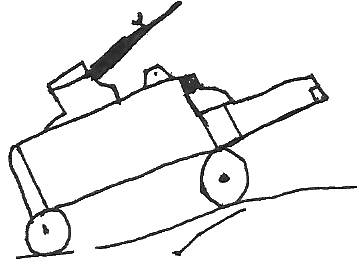
#> input picture tools/pencil-vector/subjects/cannon_iso.png, 358 x 263 px; its folder holds only this picture in this run
$ python -i ink.py   (imports and definitions only)
#> lines starting #> are read from the running program, lines starting #| are printed output that depends on the picture; after the words box and inside, x2 and y2 are one past the last pixel; in counts of white or black regions, pixels touching at a corner belong together
"""Ingest and ink determination (plan §5).

The one destructive stage: it decides which pixels are ink and computes the
scale everything else is measured in. A component may be dropped here only on
imaging grounds (paper grain, speckle), never semantic ones.

Outputs: the binary ink mask, its Euclidean distance transform, and `w`, the
modal pen width. `w` is the single most important derived constant downstream.
"""
from __future__ import annotations

import itertools
from dataclasses import dataclass, field

import numpy as np
from PIL import Image
from scipy import ndimage
from scipy.cluster.vq import kmeans2
from skimage.color import hsv2rgb, rgb2hsv, rgb2lab
from skimage.filters import threshold_otsu, threshold_sauvola
from skimage.morphology import skeletonize

# Nothing here is a raw-pixel constant: every spatial threshold is a multiple of the pen
# width `w` (plan §5), so a scan vectorizes the same whatever DPI it was captured at. The
# one exception is TARGET_W itself -- the pixel scale we normalize *to*, so w is constant.
GRAIN_W2 = 0.5          # speckle floor: drop ink components smaller than this * w^2 (paper grain
                        # is ~a fraction of a pen width across, not a fixed pixel count)
SAUVOLA_W = 2.9         # Sauvola local-threshold window, in pen widths (a few w spans the local
                        # contrast the child's uneven pencil needs); realized as an odd px window
DARK_ABS = 0.4          # any pixel this dark is ink regardless of local contrast: Sauvola
                        # otherwise carves false holes out of a large uniform-dark fill
MIN_HOLE_W2 = 0.79      # keep an interior hole only if at least ~a pen width across (0.79
                        # w^2 = area of a disc of diameter w); the pen can't carve a smaller
                        # one, so it is imaging noise. Filled at ingest (so a fill isn't left
                        # notched around it) and re-checked when holes are traced.

# Dynamic resolution (§5): a scan is drawn at whatever DPI it was captured at, so the native pen
# width varies. We supersample (LANCZOS) toward a consistent effective pen width -- thin walls and
# small holes that pinch shut at the native pixel scale then resolve into their true shape. The
# factor is picked from the measured native width; every downstream tolerance is a multiple of the
# resulting `w`, so the constants themselves carry no pixel scale (they track the pen at any DPI).
TARGET_W = 13.0         # effective working pen width to supersample toward
SCALE_MAX = 3           # never blow the image up by more than this. 3x already carries the native pen
                        # past TARGET_W (upscaling + re-thresholding fattens strokes ~2x), so a 4th step
                        # only quadruples the per-op cost of a whole colour drawing for no visible gain
                        # (a thin scan measured 18.4px at 4x vs 14.5px at 3x -- same vectorization, 2x slower)

# Colour determination (§5): a scan is drawn with a few discrete pencil/pen
# colours, no gradients, and each pixel is exactly one colour (marks abut, never overlap).
# So we QUANTIZE the ink into a small canonical palette -- an achromatic "pencil-black" for
# everything under CHROMA_ABS, and chromatic clusters merged into perceptual colours (§MERGE_AB).
# Each colour is a separate entity downstream, rendered in an idealized
# (clean, saturated) version of its hue, so a red mark abutting a black line stays a distinct
# red region instead of binarizing into one thick black blob that swallows the line.
CHROMA_ABS = 0.08       # absolute RGB spread (max-min, 0..1) below this is pencil-black, not a colour. Unlike
                        # Lab chroma it doesn't collapse as a colour darkens, and unlike HSV saturation it
                        # isn't amplified into noise for near-black pixels -- so a DARK reddish stroke stays
                        # chromatic (mapped to its own colour area) while grey pencil stays black.
# k-means over-segments a shaded colour into several clusters; merge them back by PERCEPTUAL distance
# (Lab a/b) rather than hue (which is unstable for desaturated colours near the red axis -- two browns
# read as different hues). But a plain distance can't tell a shading split (one object, clusters
# INTERWOVEN -> merge) from two genuinely-different adjacent colours (a reddish patch sitting in a brown
# pole -> keep): the reddish/brown pair is as close as the shading split. Spatial interpenetration
# breaks the tie -- interwoven clusters have most of their pixels near each other; a distinct patch
# touches its host only along a seam. So the allowed merge distance widens with mutual contact.
MERGE_AB = 11.0         # base Lab a/b distance under which two clusters are the same colour outright
MERGE_GAIN = 30.0       # ...extended by this * their mutual spatial-contact fraction (0..1)
MERGE_R = 0.3           # contact = fraction of a cluster within this * pen-width of the other
COLOR_MIN_FRAC = 0.03   # drop a chromatic cluster smaller than this fraction of chromatic ink
IDEAL_S_MIN, IDEAL_S_MAX = 0.30, 0.72   # idealize by cleaning SATURATION into this band while
                                        # keeping the measured value -- a light touch, so a
                                        # muted reddish-brown stays reddish-brown, not a vivid red
BLACK = (35, 35, 35)    # canonical pencil-black


@dataclass
class Ink:
    mask: np.ndarray        # bool (H,W) ink, at the working (supersampled) scale
    dist: np.ndarray        # float (H,W) EDT of the mask
    w: float                # modal pen width (at the working scale)
    scale: int = 1          # supersample factor applied to the native scan (§5)
    labels: np.ndarray | None = None    # (H,W) colour id per ink pixel (-1 paper); None = all black
    palette: list = field(default_factory=lambda: [BLACK])   # colour id -> idealized (r,g,b)


def _pen_width(mask: np.ndarray, dist: np.ndarray) -> float:
    """`w` = mode of the medial-axis half-width, doubled (§5) -- the width the child drew MOST,
    robust to a few fat blobs or thin tails. It is the unit every downstream tolerance is a multiple
    of, so no stage carries a raw pixel constant. A parabolic fit to the peak bin recovers a sub-pixel mode."""
    radii = dist[skeletonize(mask)]
    radii = radii[radii > 0]
    if radii.size == 0:
        return 1.0
    hi = max(2.0, float(radii.max()))
    counts, edges = np.histogram(radii, bins=np.arange(0.0, hi + 0.5, 0.5))
    i = int(counts.argmax())
    peak = 0.5 * (edges[i] + edges[i + 1])
    if 0 < i < len(counts) - 1:
        c0, c1, c2 = float(counts[i - 1]), float(counts[i]), float(counts[i + 1])
        denom = c0 - 2.0 * c1 + c2
        if denom < 0.0:                                    # a genuine peak -- shift within [-¼,+¼] bin
            peak += 0.25 * (c0 - c2) / denom
    return float(2.0 * peak)


def _sauvola_window(w: float) -> int:
    """Odd Sauvola window ~SAUVOLA_W pen widths wide (never below 3px)."""
    return max(3, int(round(SAUVOLA_W * w)) | 1)


def _chroma(rgb01: np.ndarray | None) -> np.ndarray | None:
    """Per-pixel absolute RGB spread (max-min, 0..1); None for greyscale. A darkness-independent colour
    signal -- paper is achromatic (~0), pigment is not -- shared with the palette gate (§CHROMA_ABS)."""
    return None if rgb01 is None else rgb01.max(2) - rgb01.min(2)


def _binarize(gray: np.ndarray, thresh_bias: float, window: int,
              chroma: np.ndarray | None = None) -> np.ndarray:
    """Gray (0..1) -> bool ink mask. Local (Sauvola) threshold handles the uneven
    illumination of pencil on paper where global Otsu underperforms. `window` is sized to
    the pen width by the caller so the neighborhood is a fixed number of pen widths at any DPI."""
    thr = threshold_sauvola(gray, window_size=window)
    # Sauvola alone flags texture inside large blank areas, so require the pixel be
    # genuinely darker than mid-gray too (paper stays paper). But Sauvola also *misses*
    # the interior of a large uniform-dark fill (no local contrast there) -- so accept
    # any absolutely-dark pixel as ink as well, or that interior becomes a false hole.
    ink = ((gray < thr + thresh_bias) | (gray < DARK_ABS + thresh_bias)) & (gray < 0.65 + thresh_bias)
    # The absolute-dark floor only rescues a DARK fill; a mid-tone COLOURED fill (a brown flagpole,
    # gray just above DARK_ABS) is missed by both it and Sauvola, leaving a false hole in the middle
    # of clearly-drawn colour. Paper is achromatic, so any strongly chromatic pixel is ink regardless
    # of luminance. No effect on greyscale/black-only art (chroma is None / ~0 everywhere).
    if chroma is not None:
        ink = ink | (chroma >= CHROMA_ABS)
    return ink


def _otsu_w(gray: np.ndarray, thresh_bias: float) -> float:
    """A rough modal pen width via a window-FREE global (Otsu) threshold -- carries no pixel-scale
    window, so it breaks the chicken-and-egg of sizing the Sauvola window before knowing w."""
    try:
        t = float(threshold_otsu(gray))
    except Exception:
        t = 0.5
    rough = (gray < min(t, 0.65) + thresh_bias) | (gray < DARK_ABS + thresh_bias)
    if not rough.any():
        return 1.0
    return _pen_width(rough, ndimage.distance_transform_edt(rough))


def _ink_mask(gray: np.ndarray, thresh_bias: float,
              chroma: np.ndarray | None = None) -> tuple[np.ndarray, float]:
    """The Sauvola ink mask and its modal pen width, window bootstrapped from the Otsu-rough width. The
    mode -- the width the child drew MOST -- is the right characteristic width even for a two-width
    drawing (the flag's thin emblem vs its fat field): it follows the dominant stroke population, so the
    resize factor derived from it takes that population to TARGET_W rather than an in-between median."""
    mask = _binarize(gray, thresh_bias, _sauvola_window(_otsu_w(gray, thresh_bias)), chroma)
    return mask, _pen_width(mask, ndimage.distance_transform_edt(mask))


def _pick_scale(w_native: float) -> int:
    """Integer supersample factor that brings the native pen width up toward TARGET_W (up-sampling only;
    LANCZOS can't invent detail, so a high-DPI scan is left at native and normalized by the w-relative
    tolerances rather than resized down)."""
    return int(min(SCALE_MAX, max(1, round(TARGET_W / max(w_native, 1e-3)))))


# [32 lines left out: function _merge_clusters, not called in this run]


def _quantize_colors(rgb: np.ndarray, mask: np.ndarray, w: float) -> tuple[np.ndarray, list]:
    """Partition the ink into a small canonical palette (see CHROMA_ABS/MERGE_AB).

    `rgb` is 0..1 at the working scale. Returns a colour-id map (-1 = paper, 0 = pencil-black,
    1.. = chromatic) and the idealized palette. Chromatic pixels are k-means clustered in Lab
    (a,b), clusters of one perceptual colour are merged (spatially-aware, §_merge_clusters), tiny
    ones dropped; each surviving colour renders as its hue cleanly saturated. Achromatic ink (and
    pixels a colour didn't claim, e.g. filled sub-pen holes) fall to pencil-black."""
    labels = np.full(mask.shape, -1, int)
    labels[mask] = 0
    palette = [BLACK]
    ab = rgb2lab(rgb)[..., 1:]                       # cluster + merge in Lab...
    chroma = rgb.max(2) - rgb.min(2)                 # ...but gate chromatic-vs-black on the absolute RGB spread
    idx = np.argwhere(mask)
    px_ab = ab[mask]
    chro = chroma[mask] >= CHROMA_ABS
    if chro.sum() <= 0.01 * max(1, mask.sum()):
        return labels, palette                      # essentially monochrome
    cab, crgb, cxy = px_ab[chro], rgb[mask][chro], idx[chro]
    k = min(6, max(1, int(chro.sum() // 120)))
    _, lb = kmeans2(cab, k, minit="++", seed=0, missing="warn")
    lb = _merge_clusters(lb, cxy, crgb, mask.shape, w)

    def mean_hsv(c):
        return rgb2hsv(crgb[lb == c].mean(0)[None, None, :])[0, 0]

    for c in np.unique(lb):
        if (lb == c).sum() < COLOR_MIN_FRAC * len(cab):
            continue
        sel = cxy[lb == c]
        labels[sel[:, 0], sel[:, 1]] = len(palette)
        h, s, v = mean_hsv(c)                         # keep the value, clean the saturation
        rgb_id = hsv2rgb(np.array([[[h, min(IDEAL_S_MAX, max(IDEAL_S_MIN, s)), v]]]))[0, 0]
        palette.append(tuple(int(val) for val in rgb_id * 255))
    return labels, palette


def ingest(rgb: np.ndarray, thresh_bias: float = 0.0, scale: int | None = None) -> Ink:
    """RGB uint8 image -> Ink, supersampled so the pipeline runs at a consistent
    effective pen width (§5). Pass `scale` to force a factor; otherwise it is
    chosen from the native pen width (`scale=1` reproduces the native behaviour).

    `thresh_bias` nudges the ink threshold (used by the ID-stability test to
    perturb binarization a few percent and check identities still hold)."""
    color = rgb.ndim == 3
    gray = rgb.mean(2) / 255.0 if color else rgb / 255.0
    rgb01 = rgb.astype(float) / 255.0 if color else None

    if scale is None:                       # measure native w (w-relative window), then pick the factor
        scale = _pick_scale(_ink_mask(gray, thresh_bias, _chroma(rgb01))[1])
    if scale > 1:                           # LANCZOS keeps antialiased walls/holes crisp
        h, w_ = gray.shape
        gray = np.asarray(Image.fromarray((gray * 255).astype(np.uint8))
                          .resize((w_ * scale, h * scale), Image.LANCZOS), float) / 255.0
        if color:
            rgb01 = np.asarray(Image.fromarray((rgb01 * 255).astype(np.uint8))
                               .resize((w_ * scale, h * scale), Image.LANCZOS), float) / 255.0

    mask, w = _ink_mask(gray, thresh_bias, _chroma(rgb01))  # Sauvola window sized to the pen width
    dist = ndimage.distance_transform_edt(mask)

    # Speckle rejection on imaging grounds only: drop paper-grain components smaller than a fraction
    # of a pen width across (GRAIN_W2 * w^2) -- a w-relative floor, not a fixed pixel count.
    lab, n = ndimage.label(mask, structure=np.ones((3, 3)))
    if n:
        areas = ndimage.sum(np.ones_like(lab), lab, index=np.arange(1, n + 1))
        keep = np.isin(lab, 1 + np.where(areas > GRAIN_W2 * w * w)[0])
        mask = mask & keep
        dist = ndimage.distance_transform_edt(mask)
        w = _pen_width(mask, dist)

    # Fill enclosed hollows smaller than a pen width across: the pen can't carve them, so
    # they are imaging noise, not real holes. Doing it here (not only dropping them when
    # holes are traced) also reconnects the thin ink around such a hollow to the solid --
    # otherwise a fill is left with a notch where the sub-pen hole sat.
    holes = ndimage.binary_fill_holes(mask) & ~mask
    if holes.any():
        hl, hn = ndimage.label(holes, structure=np.ones((3, 3)))
        area = ndimage.sum(np.ones_like(hl), hl, index=np.arange(1, hn + 1))
        tiny = np.isin(hl, 1 + np.where(area < MIN_HOLE_W2 * w * w)[0])
        if tiny.any():
            mask = mask | tiny
            dist = ndimage.distance_transform_edt(mask)

    if color:                               # §5: quantize the ink into a canonical palette
        labels, palette = _quantize_colors(rgb01, mask, w)
    else:
        labels, palette = None, [BLACK]
    return Ink(mask=mask, dist=dist, w=w, scale=scale, labels=labels, palette=palette)

>>> import cv2
>>> picture = cv2.cvtColor(cv2.imread('subjects/cannon_iso.png'), cv2.COLOR_BGR2RGB)
>>> result = ingest(picture)
#> in _chroma, `return None if rgb01 is None else rgb01.max(2) - rgb01.min(2)`:
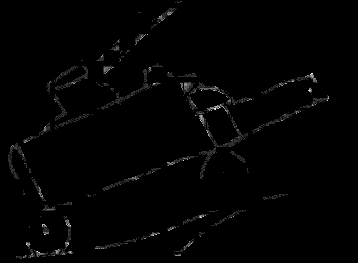
#> returned value: shape (263, 358) float64; min 0, max 0.0392, mean 0.000407; drawn with min black and max white
#> in _otsu_w, `t = float(threshold_otsu(gray))`: t = 0.584
#> in _otsu_w, `rough = (gray < min(t, 0.65) + thresh_bias) | (gray < DARK_ABS + thres..`:
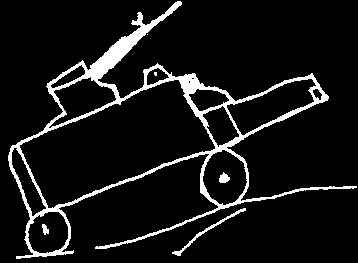
#> rough: shape (263, 358) bool; 8.4% white; 6 white regions (2 under 20 px), largest, box (x1, y1, x2, y2) and area: (8, 1, 357, 259) 7519, (172, 208, 246, 256) 250, (219, 172, 230, 183) 81, (42, 224, 49, 235) 51
#> in _pen_width, `radii = dist[skeletonize(mask)]`: radii = 1879 values, max 8.49 at index 88, min 1 at index 29, mean 2.07
#> in _pen_width, `hi = max(2.0, float(radii.max()))`: hi = 8.49
#> in _pen_width, `counts, edges = np.histogram(radii, bins=np.arange(0.0, hi + 0.5, 0.5))`: counts = 17 values, max 1033 at index 4, min 0 at index 0, mean 110.5; edges = 18 values from 0 to 8.5
#> in _pen_width, `i = int(counts.argmax())`: i = 4
#> in _pen_width, `peak = 0.5 * (edges[i] + edges[i + 1])`: peak = 2.25
#> in _pen_width, `c0, c1, c2 = float(counts[i - 1]), float(counts[i]), float(counts[i + ..`: c0 = 0; c1 = 1033; c2 = 87
#> in _pen_width, `denom = c0 - 2.0 * c1 + c2`: denom = -1979
#> in _pen_width, `peak += 0.25 * (c0 - c2) / denom`: peak = 2.26
#> in ingest, `scale = _pick_scale(_ink_mask(gray, thresh_bias, _chroma(rgb01))[1])`: scale = 3
#> in ingest, `gray = np.asarray(Image.fromarray((gray * 255).astype(np.uint8)) .resi..`:
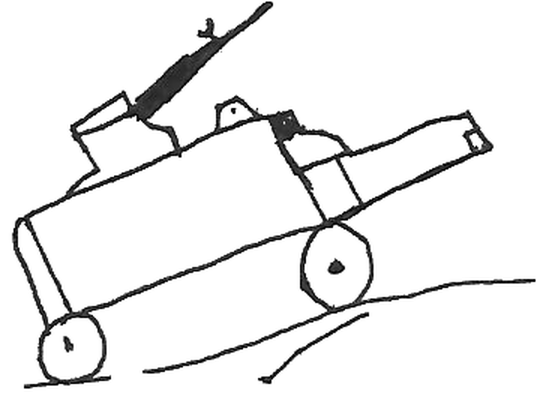
#> gray: shape (789, 1074) float64 (shown at 1/2 size); min 0, max 1, mean 0.928
#> call 2 of _binarize, with thresh_bias = 0, window = 25
#> in _binarize (call 2), `thr = threshold_sauvola(gray, window_size=window)`:
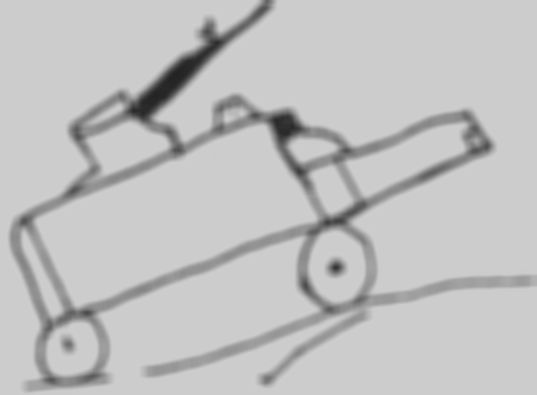
#> thr: shape (789, 1074) float64 (shown at 1/2 size); min 0.141, max 0.808, mean 0.754
#> in ingest, `mask, w = _ink_mask(gray, thresh_bias, _chroma(rgb01))`: w = 8.46
#> in ingest, `lab, n = ndimage.label(mask, structure=np.ones((3, 3)))`:
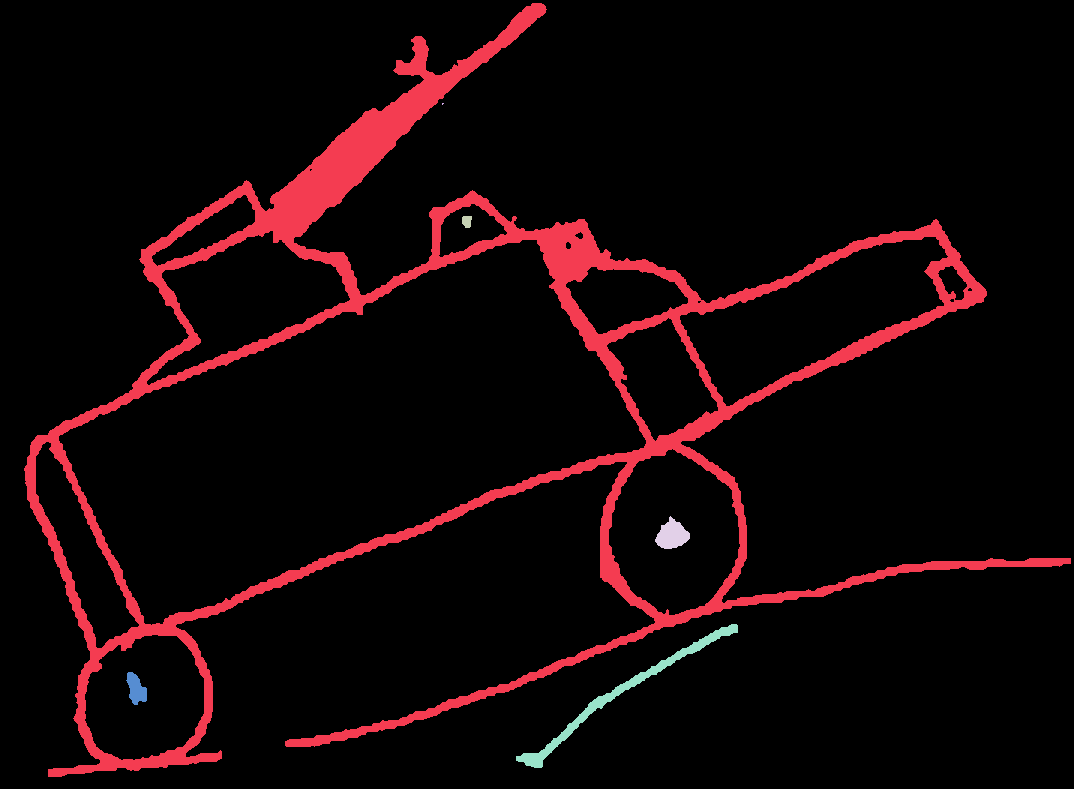
#> lab: shape (789, 1074) int32; 7 distinct labels, from 0 to 6; one colour per label, 0 black
#> in ingest, `lab, n = ndimage.label(mask, structure=np.ones((3, 3)))`: n = 6
#> in ingest, `areas = ndimage.sum(np.ones_like(lab), lab, index=np.arange(1, n + 1))`: areas = [65897, 3, 101, 715, 2244, 434]
#> in ingest, `hl, hn = ndimage.label(holes, structure=np.ones((3, 3)))`:
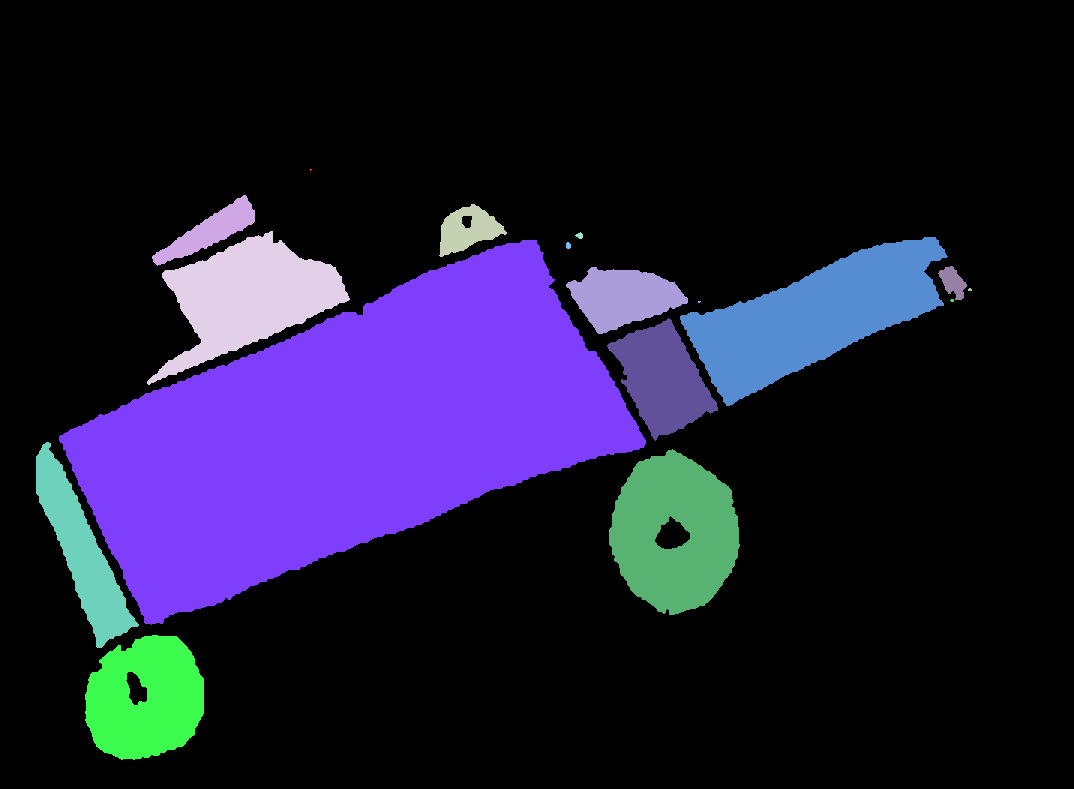
#> hl: shape (789, 1074) int32; 18 distinct labels, from 0 to 17; one colour per label, 0 black
#> in ingest, `hl, hn = ndimage.label(holes, structure=np.ones((3, 3)))`: hn = 17
#> in ingest, `area = ndimage.sum(np.ones_like(hl), hl, index=np.arange(1, hn + 1))`: area = 17 values, max 115577 at index 6, min 3 at index 0, mean 11874.6
#> in ingest, `tiny = np.isin(hl, 1 + np.where(area < MIN_HOLE_W2 * w * w)[0])`:
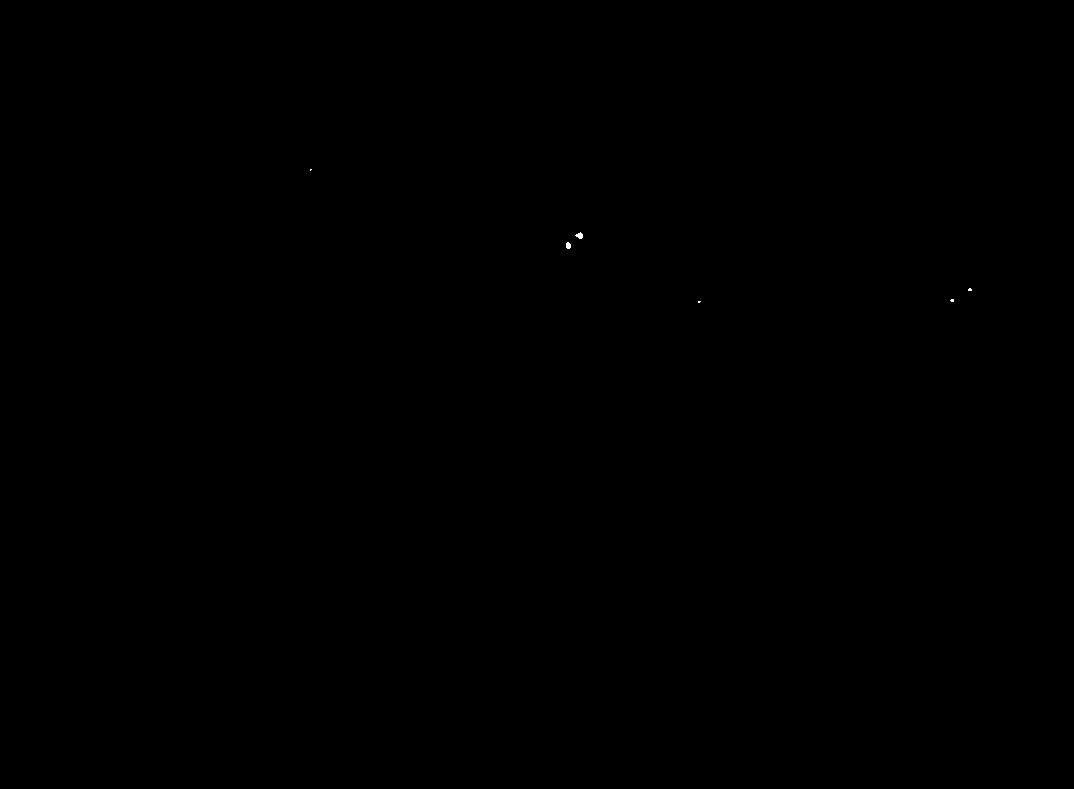
#> tiny: shape (789, 1074) bool; 0.01% white; 6 white regions (4 under 20 px), largest, box (x1, y1, x2, y2) and area: (575, 232, 583, 239) 35, (566, 242, 571, 249) 29
#> in _quantize_colors, `idx = np.argwhere(mask)`: idx = 69483 pairs, first value 3 to 776, second value 24 to 1070
#> in _quantize_colors, `px_ab = ab[mask]`: px_ab = 69483 pairs, first value -3.98 to 2.85, second value -6.27 to 6.94
#> in ingest, `labels, palette = _quantize_colors(rgb01, mask, w)`: palette = [(35, 35, 35)]
